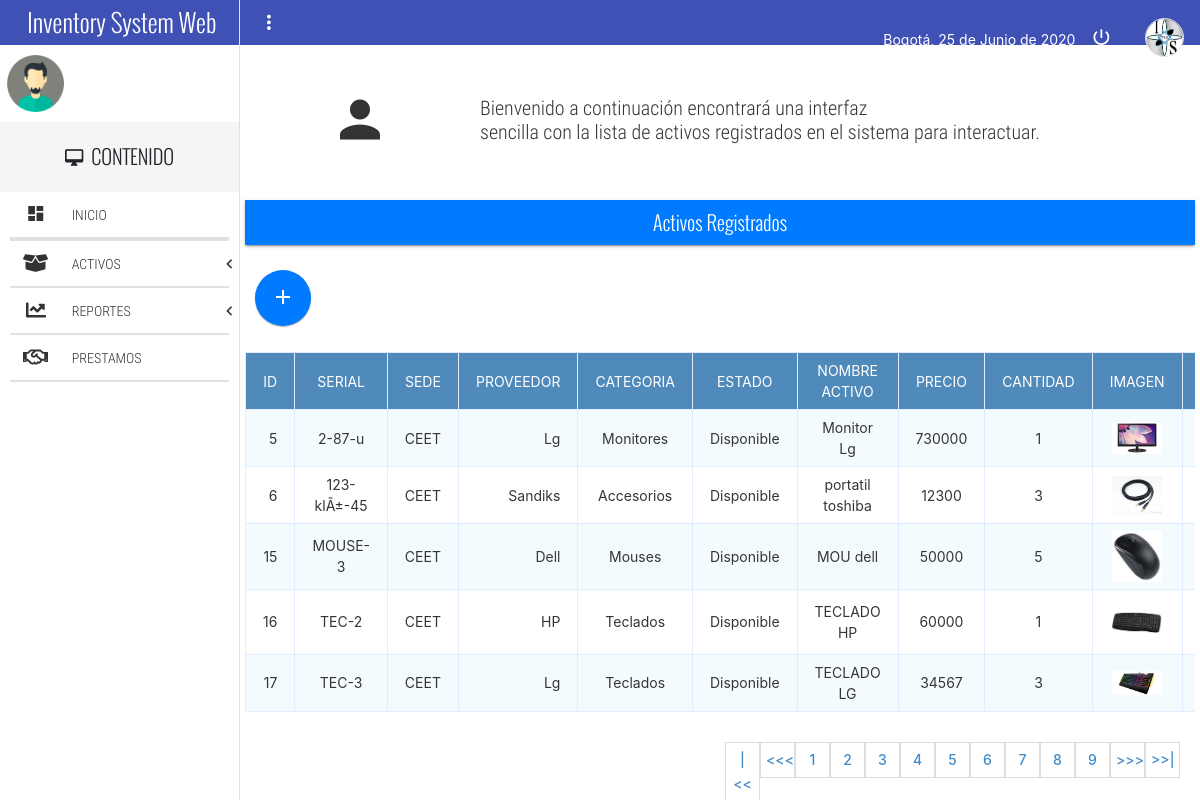
The app's page /index2.php with its own data.
### tables this page shows
CREATE TABLE `activos` (
  `idActivo` int(1) NOT NULL AUTO_INCREMENT,
  `Nserial` varchar(250) NOT NULL,
  `Sede_idSede` int(11) NOT NULL,
  `Proveedor_idProveedor` int(11) NOT NULL,
  `Categoria_idcategoria` int(11) NOT NULL,
  `Estado_idEstado` int(11) NOT NULL,
  `NombreActivo` varchar(250) DEFAULT NULL,
  `Precio` float DEFAULT NULL,
  `Cantidad` int(11) DEFAULT NULL,
  `Imagen` text,
  `Fecha_registro` date NOT NULL,
  `Ambiente` int(11) NOT NULL,
  PRIMARY KEY (`idActivo`),
  KEY `Activos_FKIndex2` (`Estado_idEstado`),
  KEY `Activos_FKIndex3` (`Categoria_idcategoria`),
  KEY `Activos_FKIndex4` (`Proveedor_idProveedor`),
  KEY `Activos_FKIndex5` (`Sede_idSede`),
  CONSTRAINT `activos_ibfk_1` FOREIGN KEY (`Proveedor_idProveedor`) REFERENCES `proveedor` (`idProveedor`),
  CONSTRAINT `activos_ibfk_2` FOREIGN KEY (`Categoria_idcategoria`) REFERENCES `categoria` (`idcategoria`),
  CONSTRAINT `activos_ibfk_3` FOREIGN KEY (`Estado_idEstado`) REFERENCES `estado` (`idEstado`)
);

CREATE TABLE `sede` (
  `idSede` int(11) NOT NULL AUTO_INCREMENT,
  `NombreSede` varchar(250) DEFAULT NULL,
  `Dirección` varchar(250) DEFAULT NULL,
  `Ciudad` varchar(250) DEFAULT NULL,
  PRIMARY KEY (`idSede`)
);

CREATE TABLE `proveedor` (
  `idProveedor` int(11) NOT NULL AUTO_INCREMENT,
  `NombreProveedor` varchar(250) DEFAULT NULL,
  `Telefono` varchar(250) DEFAULT NULL,
  `Dirección` varchar(250) DEFAULT NULL,
  PRIMARY KEY (`idProveedor`)
);

CREATE TABLE `categoria` (
  `idcategoria` int(11) NOT NULL AUTO_INCREMENT,
  `Nombrecategoria` varchar(250) DEFAULT NULL,
  PRIMARY KEY (`idcategoria`)
);

CREATE TABLE `estado` (
  `idEstado` int(11) NOT NULL AUTO_INCREMENT,
  `NombreEstado` varchar(250) DEFAULT NULL,
  PRIMARY KEY (`idEstado`)
);

### controllers/Activos.php (called while the page is built, shortened)
<?php
    class ActivosController {
        public function __construct(){
			require_once "models/ActivosModel.php";
        }
		public function index(){
			$activos = new Activos_model();
			$data["titulo"] = "Activos";
			$data["activos"] = $activos->get_activos();
			require_once "views/activos/activos.php";
        }
    }
?>

### paginacion2.php (called while the page is built, shortened)
<?php
	$base=conectarr::conexionn();
	$tamano_pagina=5;
	if (isset($_GET["pagina"]))
	{
		if ($_GET["pagina"]==1) {
			header("location:index2.php");
		}else{
		$pagina=$_GET["pagina"];
	}
	}else{
        $pagina=1;
    }
    $empezar_desde=($pagina-1)*$tamano_pagina;
    $sql="SELECT * FROM activos";
    $resultado=$base->prepare($sql);
    $resultado->execute(array());
    $numerof=$resultado->rowcount();
    $total_pagina=ceil($numerof/$tamano_pagina);
?>

### models/ActivosModel.php (called while the page is built, shortened)
<?php
    class Activos_model
    {
        private $db;
        private $activos;
        public function __construct(){
            $this->db = Conectar::conexion();
            $this->activos = array();
        }
        public function get_activos()
        {
            require("paginacion2.php");
            $sql="SELECT idActivo,Nserial,NombreSede,NombreProveedor,NombreCategoria,NombreEstado,NombreActivo,Precio,Cantidad,Imagen FROM activos INNER JOIN sede ON Sede_idSede = idSede INNER JOIN proveedor ON Proveedor_idProveedor = idProveedor INNER JOIN categoria ON Categoria_idcategoria = idcategoria INNER JOIN estado ON Estado_idEstado = idEstado ORDER BY idActivo ASC LIMIT $empezar_desde, $tamano_pagina";
            $resultado = $this->db->query($sql);
            while($row = $resultado->fetch_assoc())
			{
				$this->activos[] = $row;
			}
			return $this->activos;
        }
    }
?>

### config/database.php (called while the page is built)
<?php
	class Conectar {
		public static function conexion(){
			$conexion = new mysqli("us-cdbr-east-05.cleardb.net", "b99c4da36713e8", "362d39c9", "heroku_1f5ff059f1d7813");
			return $conexion;
		}
	}
?>

### views/activos/activos.php (the view, shortened to what this page needs)
<!DOCTYPE html>
<html lang="es">
	<head>
		<link rel="stylesheet" type="text/css" href="estilodelistas.css">
		<?php include 'scripts.php'; ?>
		<link rel="stylesheet" href="estilodelistas.css">
		<link rel="stylesheet" href="assets/css/bootstrap.min.css">
		<link rel="stylesheet" href="css/estilo.css">
	</head>
	<body>
		<div class="full-width navBar">
			<?php include 'barraprincipal.php';  ?>
		</div>
		<section class="full-width navLateral">
			<div class="full-width navLateral-bg btn-menu"></div>
			<?php include 'barralateral.php';  ?>
		</section>
		<section class="full-width pageContent">
			<section class="full-width header-well">
				<div class="full-width header-well-icon">
					<i class="zmdi zmdi-account"></i>
				</div>
				<div class="full-width header-well-text">
					<p class="text-condensedLight">
						Bienvenido <?php echo $_SESSION['usuari'];?> a continuación encontrará una interfaz <br>
						sencilla con la lista de activos registrados en el sistema para interactuar.
					</p>
				</div>
			</section>
			<section class="full-width text-center" style="padding: 5px;">
				<div class="full-width panel mdl-shadow--2dp">
					<div class="full-width panel-tittle bg-primary text-center tittles">
						Activos Registrados
					</div>
				</div>
				<p class="text-left">
					<a href="index2.php?c=Activos&a=nuevo" class="btn-agregar">
					<button class="mdl-button mdl-js-button mdl-button--fab mdl-js-ripple-effect mdl-button--colored bg-primary" id="btn-adAdmin">
						<i class="zmdi zmdi-plus"></i>
					</button>
					</a>
				</p>
				<div class="table-responsive">
					<table  class="tabla_datos">
						<thead>
							<tr id='titulo'>
								<td>ID</td>
                                <td>Serial</td>
								<td>Sede</td>
								<td>Proveedor</td>
								<td>Categoria</td>
								<td>Estado</td>
								<td>Nombre Activo</td>
								<td>Precio</td>
								<td>Cantidad</td>
                                <td>Imagen</td>
								<td colspan="2">Acciones</td>
							</tr>
						</thead>
						<tbody>
							<?php foreach($data["activos"] as $dato) {
								echo "<tr>";
								echo "<td>".$dato["idActivo"]."</td>";
								echo "<td>".$dato["Nserial"]."</td>";
								echo "<td>".$dato["NombreSede"]."</td>";
								echo "<td>".$dato["NombreProveedor"]."</td>";
								echo "<td>".$dato["NombreCategoria"]."</td>";
								echo "<td>".$dato["NombreEstado"]."</td>";
								echo "<td>".$dato["NombreActivo"]."</td>";
								echo "<td>".$dato["Precio"]."</td>";
								echo "<td>".$dato["Cantidad"]."</td>";
							    echo "<td>"."<img src='imagenes/".$dato["Imagen"]."'/>"."</td>";
								echo "<td><a href='index2.php?c=Activos&a=modificar&id=".$dato["idActivo"]."' class='btn btn-warning'>Modificar</a></td>";
								echo "</tr>";
							 }
							?>
						</tbody>
					</table>
				</div>
				<div class="paginador">
					<ul>
						<li><a href="?pagina=<?php echo 1; ?>">|<<</a></li>
						<li><a href="?pagina=<?php echo $pagina-1; ?>"><<<</a></li>
						<?php
						require("paginacion2.php");
						for ($i=1; $i<=$total_pagina ; $i++) {
							echo '<li><a href="?pagina='.$i.'">'.$i.'</a></li>';
						}
						?>
						<li><a href="?pagina=<?php echo $pagina+1; ?>">>>></a></li>
						<li><a href="?pagina=<?php echo $total_pagina; ?>">>>|</a></li>
					</ul>
				</div>
			</section>
		</section>
	</body>
</html>

### estilodelistas.css (style rules this page uses)
table { border-collapse: collapse; font-size: 9.9pt; width: 50%; padding: 10px; }
table td { padding: 10px; }
table tr:nth-child(odd) { background: gray; }
img { width: 50px; }
#btn-adAdmin { padding: 10px; margin-left: 10px; margin-block-start: 25px; margin-block-end: 10px; position: relative; }
.paginador ul { padding: 15px; list-style: none; background: #FFF; margin-top: 15px; display: flex; justify-content: flex-end; }
.paginador a, .paginaseleccionada { color: #428bca; border: 1px solid #ddd; padding: 5px; display: inline-block; font-size: 14px; text-align: center; width: 35px; }

### css/main.css (style rules this page uses)
html, body { width: 100%; height: 100%; margin: 0; padding: 0; font-size: 16px; font-family: "RobotoRegular"; position: relative; background-color: #fff; }
.text-condensedLight { font-family: "RobotoCondensedLight"; }
.text-center { text-align: center; }
.tittles { font-family: "OswaldLight"; }
.full-width { margin: 0; padding: 0; width: 100%; box-sizing: border-box; }
.table-responsive { width: 100%; overflow-x: scroll; position: relative; }
.panel { height: auto; }
.panel-tittle { height: 45px; display: block; line-height: 45px; color: #fff; font-size: 20px; }
.header-well, .header-well-icon, .header-well-text { min-height: 150px; height: auto; }
.header-well { position: relative; }
.header-well-icon, .header-well-text { position: absolute; top: 0; color: #333; }
.header-well-icon { left: 0; width: 25%; }
.header-well-icon i, .header-well-text p { position: absolute; top: 50%; display: block; width: 100%; transform: translateY(-50%); }
.header-well-icon i { text-align: center; font-size: 60px; }
.header-well-text { right: 0; width: 75%; }
.header-well-text p { font-size: 20px; margin: 0; padding: 0; }
.bg-primary { background-color: #2e6da4 !important; }
.navBar { background-color: #3F51B5; height: 45px; position: absolute; top: 0; left: 0; z-index: 79; color: #fff; }
.navLateral, .pageContent, .navLateral-body, .navLateral-bg { position: absolute; top: 0; height: 100%; }
.navLateral { left: 0; width: 20%; z-index: 80; border-right: 1px solid #E1E1E1; transition: all .3s ease-in-out; }
.pageContent { padding-top: 45px; right: 0; width: 80%; z-index: 77; background-color: #fff; transition: all .3s ease-in-out; }

### css/estilo.css (style rules this page uses)
.tabla_datos { border-collapse: collapse; font-size: 14px; min-width: 537px; }
.tabla_datos th, .tabla_datos td { border: 1px solid #e1edff; padding: 7px 17px; }
#titulo { background-color: #508abb; color: #FFFFFF; border-color: #6ea1cc !important; text-transform: uppercase; }
.tabla_datos tbody td { color: #353535; }
.tabla_datos tbody td:first-child, .tabla_datos tbody td:nth-child(4), .tabla_datos tbody td:last-child { text-align: right; }
.tabla_datos tbody tr:nth-child(odd) td { background-color: #f4fbff; }

### records on screen
activos: idActivo "5", Nserial "2-87-u", sede.NombreSede "CEET", Proveedor_idProveedor.NombreProveedor "Lg", Categoria_idcategoria.Nombrecategoria "Monitores", Estado_idEstado.NombreEstado "Disponible", NombreActivo "Monitor Lg", Precio "730000", Cantidad "1", Imagen (picture)
activos: idActivo "6", Nserial "123-klÃ±-45", sede.NombreSede "CEET", Proveedor_idProveedor.NombreProveedor "Sandiks", Categoria_idcategoria.Nombrecategoria "Accesorios", Estado_idEstado.NombreEstado "Disponible", NombreActivo "portatil toshiba", Precio "12300", Cantidad "3", Imagen (picture)
activos: idActivo "15", Nserial "MOUSE-3", sede.NombreSede "CEET", Proveedor_idProveedor.NombreProveedor "Dell", Categoria_idcategoria.Nombrecategoria "Mouses", Estado_idEstado.NombreEstado "Disponible", NombreActivo "MOU dell", Precio "50000", Cantidad "5", Imagen (picture)
activos: idActivo "16", Nserial "TEC-2", sede.NombreSede "CEET", Proveedor_idProveedor.NombreProveedor "HP", Categoria_idcategoria.Nombrecategoria "Teclados", Estado_idEstado.NombreEstado "Disponible", NombreActivo "TECLADO HP", Precio "60000", Cantidad "1", Imagen (picture)
activos: idActivo "17", Nserial "TEC-3", sede.NombreSede "CEET", Proveedor_idProveedor.NombreProveedor "Lg", Categoria_idcategoria.Nombrecategoria "Teclados", Estado_idEstado.NombreEstado "Disponible", NombreActivo "TECLADO LG", Precio "34567", Cantidad "3", Imagen (picture)

### other values on screen
fechaC() "25 de Junio de 2020"
